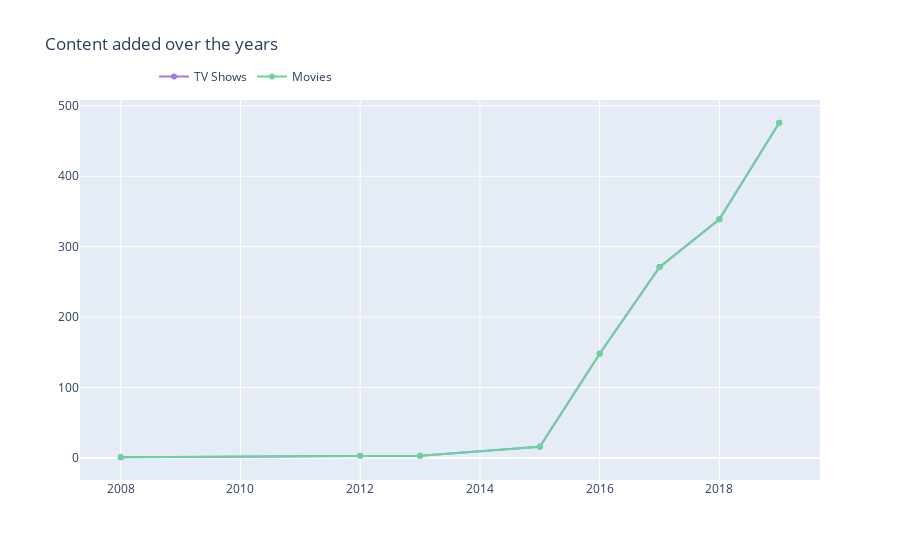

The notebook cell saved with this chart:
### Code cell
trace1 = go.Scatter(x=vc1[col], y=vc1["count"], name="TV Shows", marker=dict(color="#a678de"))
trace2 = go.Scatter(x=vc2[col], y=vc2["count"], name="Movies", marker=dict(color="#6ad49b"))
data = [trace1, trace2]
layout = go.Layout(title="Content added over the years", legend=dict(x=0.1, y=1.1, orientation="h"))
fig = go.Figure(data, layout=layout)
fig.show()

### Figure 1 — Plotly figure (JSON) as saved in the notebook; plotly's stock layout.template omitted (floating-point values rounded to 4 significant figures)
{"data": [{"marker": {"color": "#a678de"}, "name": "TV Shows", "type": "scatter", "x": [2008, 2012, 2013, 2015, 2016, 2017, 2018, 2019], "y": [1, 3, 3, 16, 148, 271, 339, 476]}, {"marker": {"color": "#6ad49b"}, "name": "Movies", "type": "scatter", "x": [2008, 2012, 2013, 2015, 2016, 2017, 2018, 2019], "y": [1, 3, 3, 16, 148, 271, 339, 476]}], "layout": {"legend": {"orientation": "h", "x": 0.1, "y": 1.1}, "title": {"text": "Content added over the years"}}}
